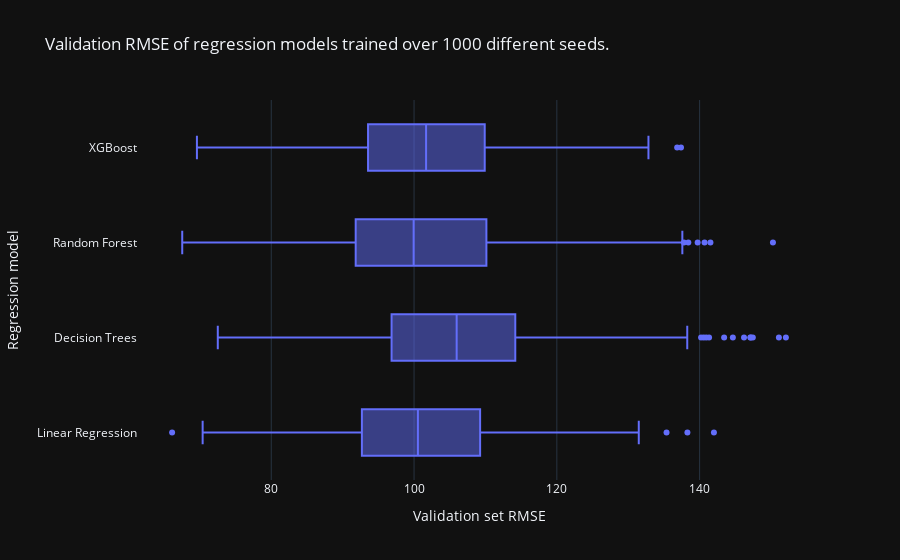

Notebook source saved alongside this figure:
### Code cell
box_plot = px.box(
    validation_rmse,
    labels={'value': 'Validation set RMSE', 'variable': 'Regression model'},
    title='Validation RMSE of regression models trained over 1000 different seeds.',
    orientation='h'
)
box_plot.update_layout(template='plotly_dark')
box_plot.write_image('../../../README-images/regression-box-plot.png', scale=20)
box_plot

### Figure 1 — Plotly figure (JSON) as saved in the notebook; plotly's stock layout.template omitted (floating-point values rounded to 4 significant figures; data arrays with more than 128 entries replaced by an {"elided": "..."} marker saying what was removed)
{"data": [{"alignmentgroup": "True", "hovertemplate": "Validation set RMSE=%{x}<br>Regression model=%{y}<extra></extra>", "legendgroup": "", "marker": {"color": "#636efa"}, "name": "", "notched": false, "offsetgroup": "", "orientation": "h", "showlegend": false, "type": "box", "x": {"elided": "4000 float values"}, "x0": " ", "xaxis": "x", "y": {"elided": "4000 str values"}, "y0": " ", "yaxis": "y"}], "layout": {"boxmode": "group", "legend": {"tracegroupgap": 0}, "title": {"text": "Validation RMSE of regression models trained over 1000 different seeds."}, "xaxis": {"anchor": "y", "domain": [0, 1], "title": {"text": "Validation set RMSE"}}, "yaxis": {"anchor": "x", "domain": [0, 1], "title": {"text": "Regression model"}}}}
